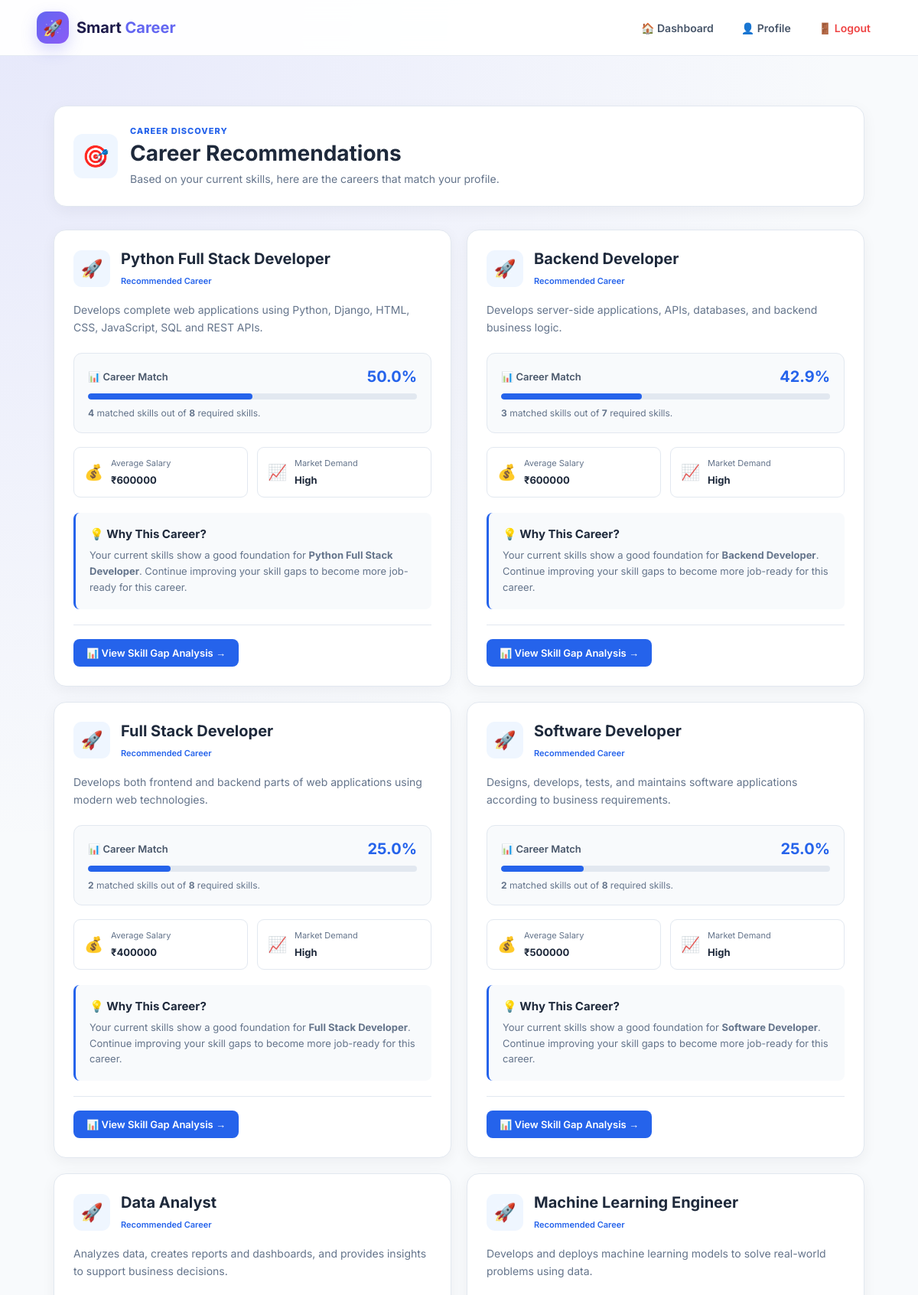
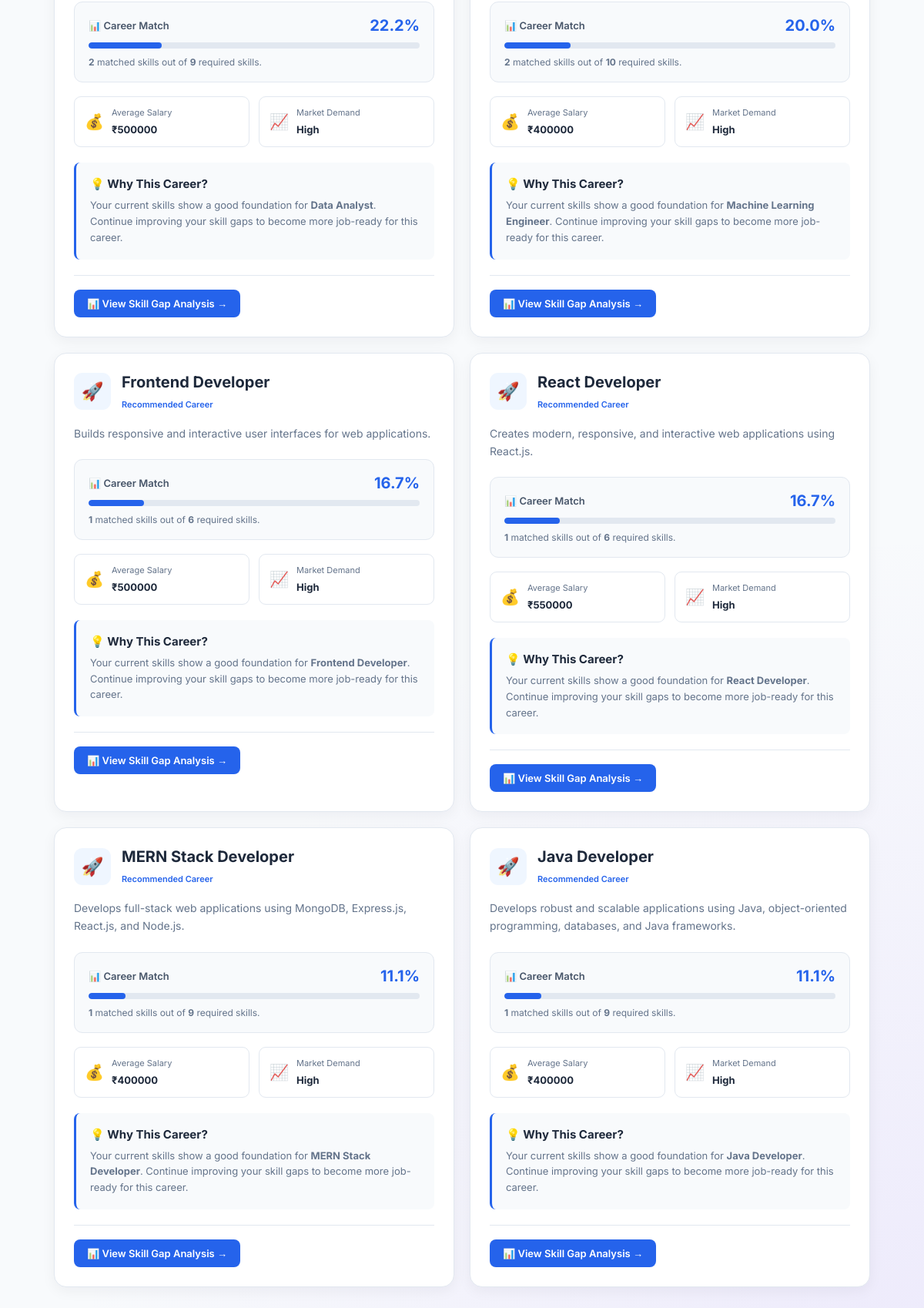
Screenshot of /career-recommendation/ (signed in) with the database file from the repository (2 pictures, top to bottom).
### core/models.py (models this page shows, shortened)
class Career(models.Model):
    name = models.CharField(
        max_length=150,
        unique=True
    )
    description = models.TextField()
    average_salary = models.CharField(
        max_length=100,
        blank=True
    )
    demand_level = models.CharField(
        max_length=50,
        blank=True
    )
    is_active = models.BooleanField(default=True)
    created_at = models.DateTimeField(auto_now_add=True)

### core/views.py (the view)
@login_required
def career_recommendation_view(request):
    user_skills = UserSkill.objects.filter(
        user=request.user
    ).select_related('skill')
    user_skill_names = {
        user_skill.skill.name.strip().lower()
        for user_skill in user_skills
    }
    careers = Career.objects.filter(
        is_active=True
    )
    recommendations = []
    for career in careers:
        required_skills = CareerSkill.objects.filter(
            career=career
        ).select_related('skill')
        total_required = required_skills.count()
        total_matched = 0
        for required_skill in required_skills:
            skill_name = required_skill.skill.name.strip().lower()
            if skill_name in user_skill_names:
                total_matched += 1
        if total_required > 0:
            match_percentage = round(
                (total_matched / total_required) * 100,
                1
            )
        else:
            match_percentage = 0
        recommendations.append({
            'career': career,
            'total_required': total_required,
            'total_matched': total_matched,
            'match_percentage': match_percentage,
        })
    recommendations.sort(
        key=lambda x: x['match_percentage'],
        reverse=True
    )
    context = {
        'recommendations': recommendations,
    }
    return render(
        request,
        'career/career_recommendation.html',
        context
    )

### templates/career/career_recommendation.html (shortened to what this page needs)
{% extends 'base.html' %}
{% load static %}
{% block extra_css %}
<link rel="stylesheet" href="{% static 'css/career_recommendations.css' %}">
{% endblock %}
{% block content %}
<div class="recommendations-container">
    <div class="recommendations-header">
        <div class="header-icon">
            🎯
        </div>
        <div>
            <span class="section-label">
                CAREER DISCOVERY
            </span>
            <h1>
                Career Recommendations
            </h1>
            <p>
                Based on your current skills, here are the careers
                that match your profile.
            </p>
        </div>
    </div>
    {% if recommendations %}
    <div class="recommendations-grid">
        {% for item in recommendations %}
        <div class="career-card">
            <div class="career-card-header">
                <div class="career-icon">
                    🚀
                </div>
                <div>
                    <h2>
                        {{ item.career.name }}
                    </h2>
                    <span class="career-badge">
                        Recommended Career
                    </span>
                </div>
            </div>
            <p class="career-description">
                {{ item.career.description }}
            </p>
            <div class="match-section">
                <div class="match-header">
                    <span>
                        📊 Career Match
                    </span>
                    <strong>
                        {{ item.match_percentage }}%
                    </strong>
                </div>
                <div class="match-bar">
                    <div class="match-fill" data-percentage="{{ item.match_percentage }}">
                    </div>
                </div>
                <p class="matched-text">
                    <strong>{{ item.total_matched }}</strong>
                    matched skills out of
                    <strong>{{ item.total_required }}</strong>
                    required skills.
                </p>
            </div>
            <div class="career-info">
                {% if item.career.average_salary %}
                <div class="info-box">
                    <span class="info-icon">
                        💰
                    </span>
                    <div>
                        <span>
                            Average Salary
                        </span>
                        <strong>
                            ₹{{ item.career.average_salary }}
                        </strong>
                    </div>
                </div>
                {% endif %}
                {% if item.career.demand_level %}
                <div class="info-box">
                    <span class="info-icon">
                        📈
                    </span>
                    <div>
                        <span>
                            Market Demand
                        </span>
                        <strong>
                            {{ item.career.demand_level }}
                        </strong>
                    </div>
                </div>
                {% endif %}
            </div>
            <div class="why-career">
                <h3>
                    💡 Why This Career?
                </h3>
                <p>
                    Your current skills show a good foundation for
                    <strong>{{ item.career.name }}</strong>.
                    Continue improving your skill gaps to become
                    more job-ready for this career.
                </p>
            </div>
            <div class="career-action">
                <a href="{% url 'skill_gap' %}?career_id={{ item.career.id }}" class="view-gap-btn">
                    📊 View Skill Gap Analysis →
                </a>
            </div>
        </div>
        {% endfor %}
    </div>
    {% endif %}
</div>
{% endblock %}

### static/css/style.css (style rules this page uses)
* { margin: 0; padding: 0; box-sizing: border-box; }
:root { --primary: #6366f1; --primary-dark: #4f46e5; --secondary: #8b5cf6; --accent: #06b6d4; --dark: #1e1b4b; --text: #334155; --muted: #64748b; --white: #ffffff; --light: #f8fafc; --border: #e2e8f0; --success: #10b981; --danger: #ef4444; --shadow: 0 10px 35px rgba(30, 27, 75, 0.10); }
body { font-family: "Inter", Arial, sans-serif; background: radial-gradient(circle at top left, rgba(99, 102, 241, 0.12), transparent 30%), radial-gradient(circle at bottom right, rgba(139, 92, 246, 0.10), transparent 30%), #f8fafc; color: var(--text); min-height: 100vh; }

### static/css/career_recommendations.css (style rules this page uses)
.recommendations-container { width: 100%; max-width: 1100px; margin: 0 auto; padding: 30px 20px 60px; box-sizing: border-box; }
.recommendations-header { display: flex; align-items: center; gap: 16px; margin-bottom: 30px; padding: 25px; background: #ffffff; border: 1px solid #e2e8f0; border-radius: 16px; box-shadow: 0 6px 20px rgba(15, 23, 42, 0.05); }
.header-icon { width: 58px; height: 58px; flex-shrink: 0; display: flex; align-items: center; justify-content: center; background: #eff6ff; border-radius: 12px; font-size: 28px; }
.section-label { display: block; margin-bottom: 5px; color: #2563eb; font-size: 11px; font-weight: 800; letter-spacing: 1px; }
.recommendations-header h1 { margin: 0 0 6px; color: #1e293b; font-size: 28px; }
.recommendations-header p { margin: 0; color: #64748b; font-size: 14px; line-height: 1.5; }
.recommendations-grid { display: grid; grid-template-columns: repeat(2, 1fr); gap: 20px; }
.career-card { padding: 25px; background: #ffffff; border: 1px solid #e2e8f0; border-radius: 16px; box-shadow: 0 5px 18px rgba(15, 23, 42, 0.05); transition: all 0.25s ease; }
.career-card-header { display: flex; align-items: center; gap: 14px; margin-bottom: 18px; }
.career-icon { width: 48px; height: 48px; flex-shrink: 0; display: flex; align-items: center; justify-content: center; background: #eff6ff; border-radius: 11px; font-size: 23px; }
.career-card-header h2 { margin: 0 0 5px; color: #1e293b; font-size: 20px; }
.career-badge { color: #2563eb; font-size: 11px; font-weight: 600; }
.career-description { margin: 0 0 22px; color: #64748b; font-size: 14px; line-height: 1.65; }
.match-section { padding: 18px; background: #f8fafc; border: 1px solid #e2e8f0; border-radius: 11px; margin-bottom: 18px; }
.match-header { display: flex; align-items: center; justify-content: space-between; margin-bottom: 10px; }
.match-header span { color: #475569; font-size: 13px; font-weight: 600; }
.match-header strong { color: #2563eb; font-size: 20px; }
.match-bar { width: 100%; height: 8px; background: #e2e8f0; border-radius: 20px; overflow: hidden; }
.match-fill { width: 0; height: 100%; background: #2563eb; border-radius: 20px; transition: width 1s ease; }
.matched-text { margin: 10px 0 0; color: #64748b; font-size: 12px; }
.career-info { display: grid; grid-template-columns: repeat(2, 1fr); gap: 12px; margin-bottom: 20px; }
.info-box { display: flex; align-items: center; gap: 10px; padding: 13px; background: #ffffff; border: 1px solid #e2e8f0; border-radius: 9px; }
.info-icon { font-size: 20px; }
.info-box div span { display: block; margin-bottom: 4px; color: #64748b; font-size: 11px; }
.info-box div strong { color: #1e293b; font-size: 13px; }
.why-career { padding: 18px; margin-bottom: 20px; background: #f8fafc; border-left: 3px solid #2563eb; border-radius: 8px; }
.why-career h3 { margin: 0 0 8px; color: #1e293b; font-size: 15px; }
.why-career p { margin: 0; color: #64748b; font-size: 13px; line-height: 1.6; }
.career-action { padding-top: 18px; border-top: 1px solid #e2e8f0; }
.view-gap-btn { display: inline-block; padding: 10px 17px; background: #2563eb; color: #ffffff; border-radius: 8px; text-decoration: none; font-size: 13px; font-weight: 600; transition: 0.2s ease; }

### rows the page displays
Career: career.name "Python Full Stack Developer", career.description "Develops complete web applications using Python, Django, HTML, CSS, JavaScript, SQL and REST APIs.", match_percentage "50.0", total_matched "4", total_required "8", career.average_salary "600000", career.demand_level "High"
Career: career.name "Backend Developer", career.description "Develops server-side applications, APIs, databases, and backend business logic.", match_percentage "42.9", total_matched "3", total_required "7", career.average_salary "600000", career.demand_level "High"
Career: career.name "Full Stack Developer", career.description "Develops both frontend and backend parts of web applications using modern web technologies.", match_percentage "25.0", total_matched "2", total_required "8", career.average_salary "400000", career.demand_level "High"
Career: career.name "Software Developer", career.description "Designs, develops, tests, and maintains software applications according to business requirements.", match_percentage "25.0", total_matched "2", total_required "8", career.average_salary "500000", career.demand_level "High"
Career: career.name "Data Analyst", career.description "Analyzes data, creates reports and dashboards, and provides insights to support business decisions.", match_percentage "22.2", total_matched "2", total_required "9", career.average_salary "500000", career.demand_level "High"
Career: career.name "Machine Learning Engineer", career.description "Develops and deploys machine learning models to solve real-world problems using data.", match_percentage "20.0", total_matched "2", total_required "10", career.average_salary "400000", career.demand_level "High"
Career: career.name "Frontend Developer", career.description "Builds responsive and interactive user interfaces for web applications.", match_percentage "16.7", total_matched "1", total_required "6", career.average_salary "500000", career.demand_level "High"
Career: career.name "React Developer", career.description "Creates modern, responsive, and interactive web applications using React.js.", match_percentage "16.7", total_matched "1", total_required "6", career.average_salary "550000", career.demand_level "High"
Career: career.name "MERN Stack Developer", career.description "Develops full-stack web applications using MongoDB, Express.js, React.js, and Node.js.", match_percentage "11.1", total_matched "1", total_required "9", career.average_salary "400000", career.demand_level "High"
Career: career.name "Java Developer", career.description "Develops robust and scalable applications using Java, object-oriented programming, databases, and Java frameworks.", match_percentage "11.1", total_matched "1", total_required "9", career.average_salary "400000", career.demand_level "High"
